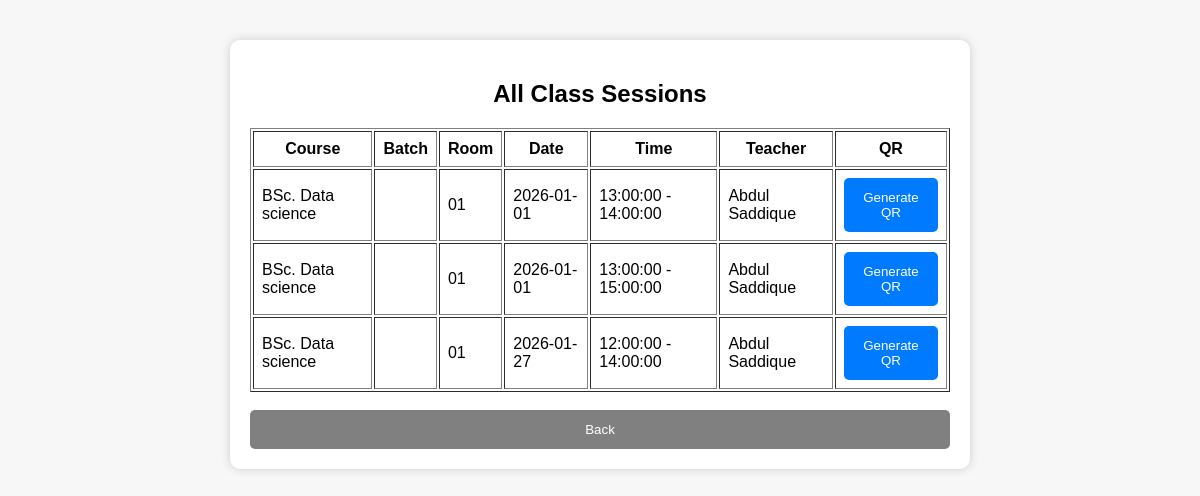
/admin/view_sessions (signed in), run on the app's committed database.
### app.py (models this page shows, shortened)
class ClassSession(db.Model):
    id = db.Column(db.Integer, primary_key=True)
    course = db.Column(db.String(50), nullable=False)
    room = db.Column(db.String(50), nullable=False)
    date = db.Column(db.Date, nullable=False)
    start_time = db.Column(db.Time, nullable=False)
    end_time = db.Column(db.Time, nullable=False)
    teacher_id = db.Column(db.Integer, db.ForeignKey("teacher.id"), nullable=False)
    teacher = db.relationship("Teacher")

class Teacher(db.Model):
    id = db.Column(db.Integer, primary_key=True)
    name = db.Column(db.String(100), nullable=False)
    username = db.Column(db.String(50), unique=True, nullable=False)
    password_hash = db.Column(db.String(200), nullable=False)

### app.py (the view)
@app.route("/admin/view_sessions")
def view_sessions():
    if not admin_required():
        return redirect("/")
    return render_template("view_session.html", sessions=ClassSession.query.all())

### app.py (called while the page is built)
def admin_required():
    return session.get("admin") is True

### templates/view_session.html
{% extends "base.html" %}
{% block content %}
<h2>All Class Sessions</h2>
{% if sessions %}
<table border="1" width="100%" cellpadding="8">
    <tr>
        <th>Course</th>
        <th>Batch</th>
        <th>Room</th>
        <th>Date</th>
        <th>Time</th>
        <th>Teacher</th>
        <th>QR</th>
    </tr>
    {% for s in sessions %}
    <tr>
        <td>{{ s.course }}</td>
        <td>{{ s.batch }}</td>
        <td>{{ s.room }}</td>
        <td>{{ s.date }}</td>
        <td>{{ s.start_time }} - {{ s.end_time }}</td>
        <td>{{ s.teacher.name }}</td>
        <td>
            <a href="/admin/generate_qr/{{ s.id }}">
                <button>Generate QR</button>
            </a>
        </td>
    </tr>
    {% endfor %}
</table>
{% else %}
<p>No sessions available.</p>
{% endif %}
<br>
<a href="/admin/dashboard">
    <button style="background:gray;">Back</button>
</a>
{% endblock %}

### templates/base.html (shortened to what this page needs)
<!DOCTYPE html>
<html>
<head>
</head>
<body>
    <div class="container">
        {% block content %}{% endblock %}
    </div>
</body>
</html>

### templates/base.html (style rules this page uses)
body { font-family: Arial; background: #f7f7f7; margin: 0; padding: 0; }
.container { max-width: 700px; margin: 40px auto; background: white; padding: 20px; border-radius: 10px; box-shadow: 0 0 10px #ccc; }
h1, h2, h3 { text-align: center; }
button { padding: 12px; width: 100%; background: #007bff; border: none; color: white; border-radius: 5px; cursor: pointer; }

### data on the page
ClassSession: course "BSc. Data science", room "01", date "2026-01-01", start_time "13:00:00", end_time "14:00:00", teacher.name "Abdul Saddique"
ClassSession: course "BSc. Data science", room "01", date "2026-01-01", start_time "13:00:00", end_time "15:00:00", teacher.name "Abdul Saddique"
ClassSession: course "BSc. Data science", room "01", date "2026-01-27", start_time "12:00:00", end_time "14:00:00", teacher.name "Abdul Saddique"
